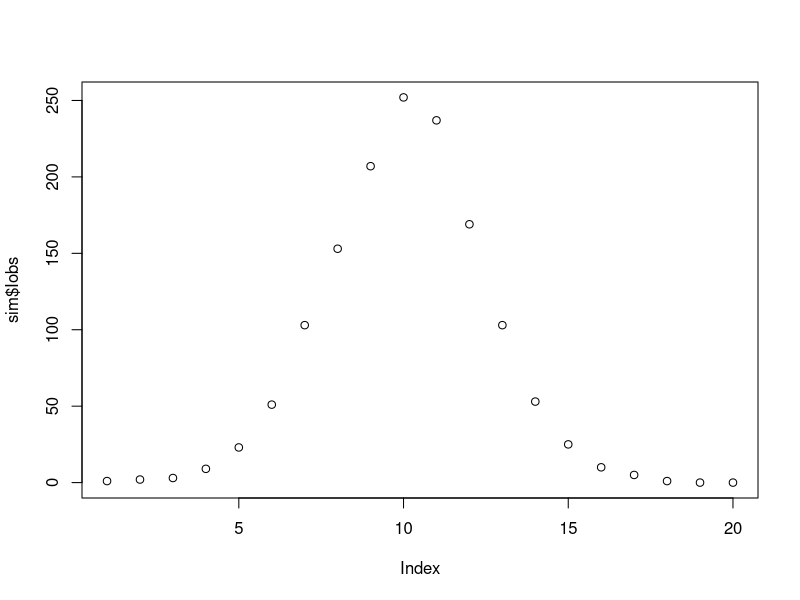

Recreate this plot in R.
##' Basic chain binomial simulator
##' @param beta prob. of adequate contact per infective
##' @param population size
##' @param effprop initial effective proportion of population
##' @param i0 initial infected
##' @param t0 initial time (unused)
##' @param numobs ending time
##' @param seed random number seed
##' @param reporting observation probability (1 by default)
##' @return a data frame with columns (time, S, I, R) 
simspaceCB <- function(spacenum = 1,betaw = 0.02, betab = 0.01, N=100, effprop=0.9, i0=1,
                       effinf=0.8, t0=1, numobs=20, reporting=1, seed=NULL){
  
  ## *all* infecteds recover in the next time step
  
  if (!is.null(seed)) set.seed(seed)
  tvec <- seq(1,numobs)
  n <- length(tvec)
  S  <- I <- pSI <- matrix(0,ncol=spacenum,nrow=numobs)
  beta <- matrix(betab,nrow=spacenum, ncol=spacenum)
  R <- Iobs <- numeric(numobs)
#  pSI <- I <-array(0,dim=c(numobs,spacenum,spacenum))
  
  
  ##Initial conditions
  N0 <- round(effprop*N)
  I[1,1] <- i0 
  S[1,] <- round(N0/spacenum)
  S[1,1] <- S[1,1]-I[1,1]
  R[1] <- N-N0
  pSI[1,] <- 0
  for(i in 1:spacenum){
    beta[i,i] <- betaw
  }
  for (i in 1:spacenum){
    temp <- spacenum
    for (j in 1:spacenum){
      temp <- temp - (1-beta[i,j])^I[1,j] 
    }
    pSI[1,i] <- effinf*min(temp,1)
  }
  
  Iobs[1] <- rbinom(1,prob=reporting,size=sum(I[1,]))
  
  ## Generate the Unobserved process I, and observables:
  
  for (t in 2:n){
    for (i in 1:spacenum){
        I[t,i] <- rbinom(1,prob=pSI[t-1,i],size=S[t-1,i])
        S[t,i] <- S[t-1,i] - I[t,i]
        R[t] <- R[t-1] + sum(I[t-1,])
    }
    for (i in 1:spacenum){
      temp <- spacenum
        for (j in 1:spacenum){
          temp <- temp - (1-beta[i,j])^I[t,j]
        }
    pSI[t,i] <- effinf*min(1, temp)
    Iobs[t] <- rbinom(1,prob=reporting,size=sum(I[t,]))
  }
    
    Iobs[t] <- rbinom(1,prob=reporting,size=sum(I[t,]))
  }
  return(list(time=tvec, S=S, I=I, R=R, Iobs=Iobs, pSI=pSI))
  
}

sim <- simspaceCB(spacenum = 5, numobs=20, betaw=0.005, betab=0.0001, N=2000,seed=4, effinf=1)
sim
plot(sim$Iobs)
